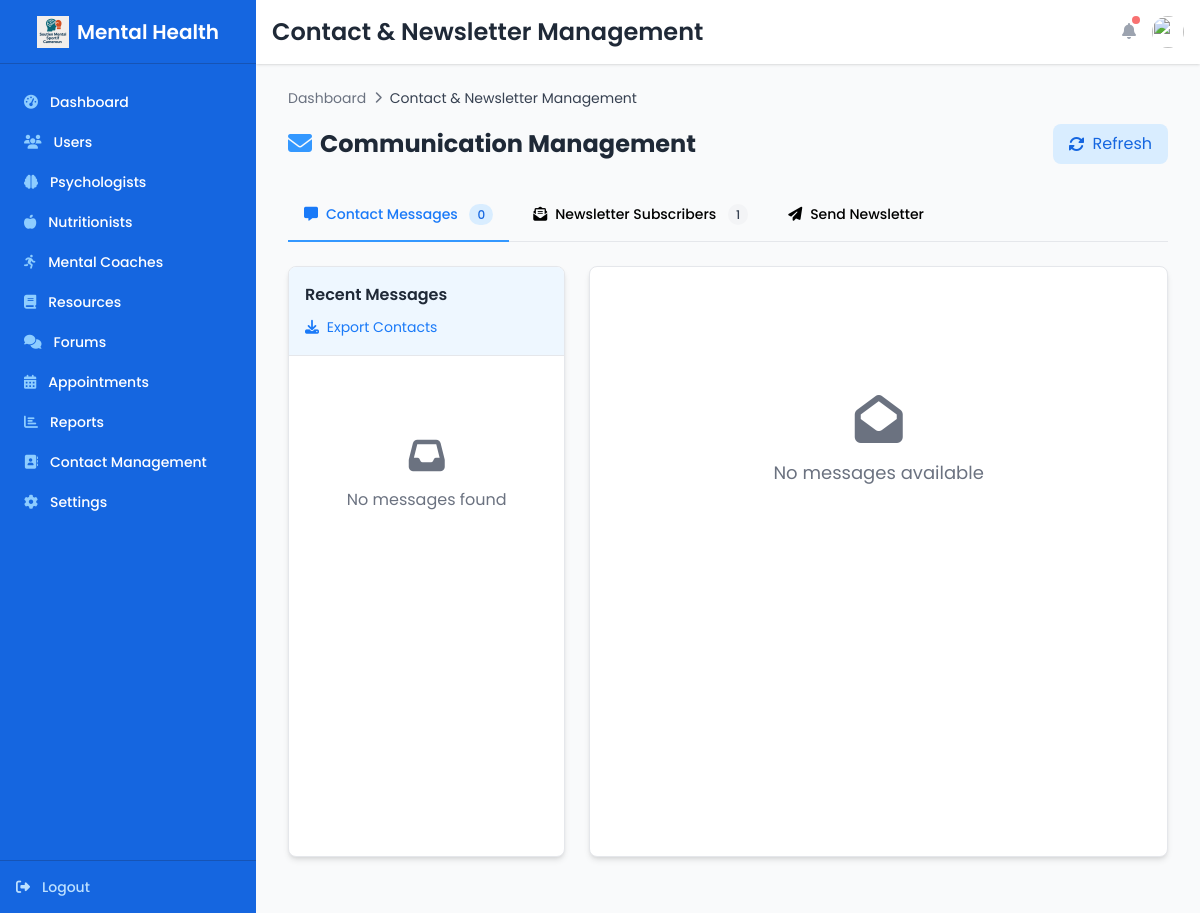
Page /contact_management/ (signed in) on the earlier database version.
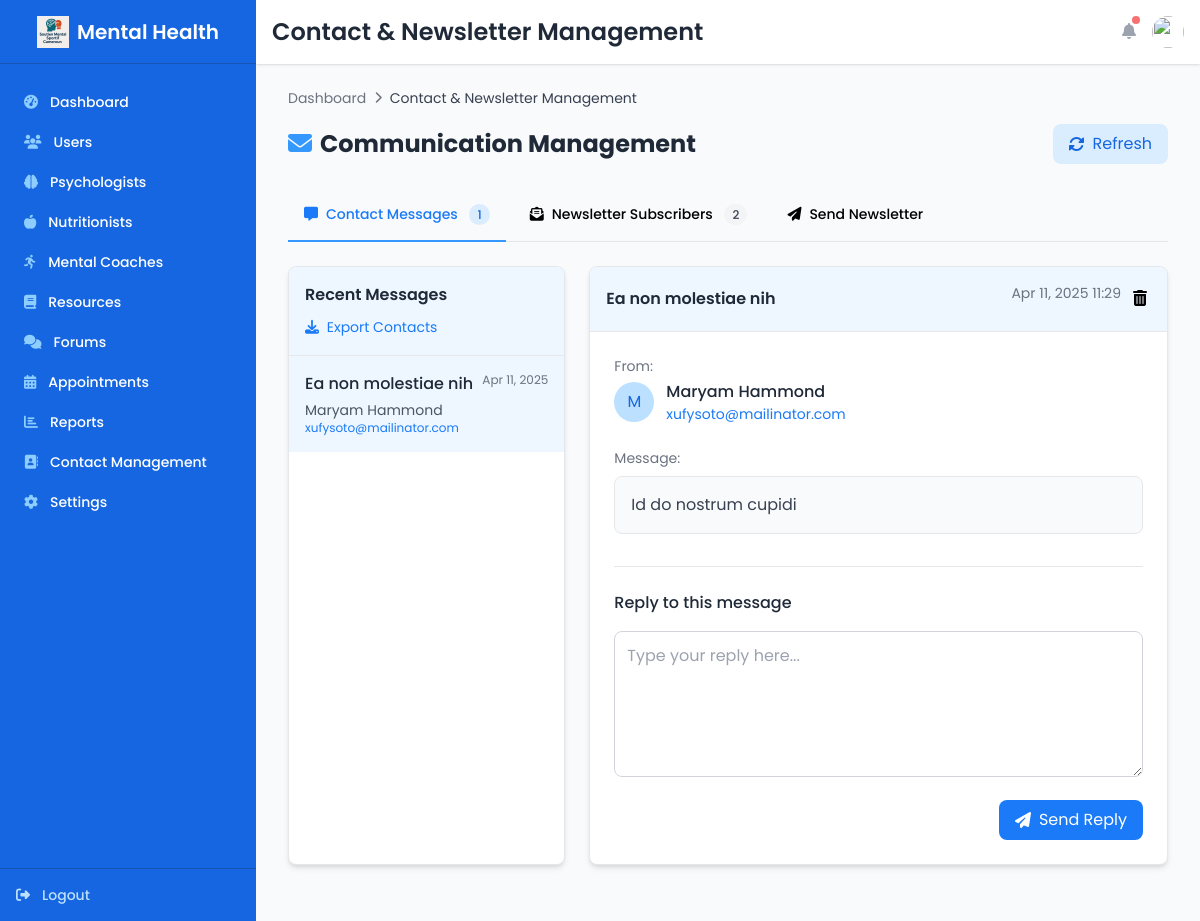
Same page on the later database version.
### backend/models.py (models this page shows, shortened)
class ContactMessage(models.Model):
    name = models.CharField(max_length=100)
    email = models.EmailField()
    subject = models.CharField(max_length=200)
    message = models.TextField()
    created_at = models.DateTimeField(auto_now_add=True)

### backend/views.py (the view, shortened to what this page needs)
# urls.py: path('contact_management/', views.contact_management, name='contact_management'),
@login_required
def contact_management(request):
    contact_messages = ContactMessage.objects.all().order_by('-created_at')
    subscribers = NewsletterSubscriber.objects.all().order_by('-subscribed_at')
    active_subscribers_count = NewsletterSubscriber.objects.filter(is_active=True).count()
    return render(request, 'Dashboards/Admin/management_contact/admin_management_contact.html', {
        'contact_messages': contact_messages,
        'subscribers': subscribers,
        'active_subscribers_count': active_subscribers_count,  # Pass the count to the template
    })

### backend/templates/Dashboards/Admin/management_contact/admin_management_contact.html (shortened to what the changed rows need)
{% extends "Dashboards/Layout/admin_base.html" %}
{% block page_title %}Contact & Newsletter Management{% endblock %}
{% block content %}
<div class="mb-8">
    <div class="flex flex-col md:flex-row justify-between items-start md:items-center mb-6">
        <h2 class="text-2xl font-bold text-gray-800 mb-4 md:mb-0">
            <i class="fas fa-envelope text-primary-500 mr-2"></i>Communication Management
        </h2>
    </div>
    <div class="mb-6 border-b border-gray-200">
        <ul class="flex flex-wrap -mb-px text-sm font-medium text-center">
            <li class="mr-2">
                <a href="#messagesPanel" class="inline-block p-4 border-b-2 border-primary-500 text-primary-600 rounded-t-lg active tab-link" data-target="messagesPanel">
                    <i class="fas fa-comment-alt mr-2"></i>Contact Messages
                    <span class="ml-2 bg-primary-100 text-primary-700 px-2 py-0.5 rounded-full text-xs">{{ contact_messages.count }}</span>
                </a>
            </li>
            <li class="mr-2">
                <a href="#subscribersPanel" class="inline-block p-4 border-b-2 border-transparent hover:text-primary-600 hover:border-primary-300 rounded-t-lg tab-link" data-target="subscribersPanel">
                    <i class="fas fa-envelope-open-text mr-2"></i>Newsletter Subscribers
                    <span class="ml-2 bg-gray-100 text-gray-700 px-2 py-0.5 rounded-full text-xs">{{ subscribers.count }}</span>
                </a>
            </li>
        </ul>
    </div>
    <div id="messagesPanel" class="tab-panel">
        <div class="grid grid-cols-1 md:grid-cols-3 gap-6">
            <div class="md:col-span-1 bg-white rounded-lg shadow-md overflow-hidden border border-gray-200">
                <div class="overflow-y-auto h-[500px]">
                    <div class="divide-y divide-gray-200">
                        {% if contact_messages %}
                            {% for message in contact_messages %}
                            <a href="#message-{{ message.id }}" class="block p-4 hover:bg-gray-50 transition-colors duration-200 message-item" data-message-id="{{ message.id }}">
                                <div class="flex justify-between items-start mb-1">
                                    <h4 class="font-medium text-gray-800 truncate">{{ message.subject }}</h4>
                                    <span class="text-xs text-gray-500">{{ message.created_at|date:"M d, Y" }}</span>
                                </div>
                                <p class="text-sm text-gray-600 truncate">{{ message.name }}</p>
                                <p class="text-xs text-primary-600 truncate">{{ message.email }}</p>
                            </a>
                            {% endfor %}
                        {% else %}
                            <div class="flex flex-col justify-center items-center py-20 text-gray-500">
                                <i class="fas fa-inbox text-4xl mb-3"></i>
                                <p>No messages found</p>
                            </div>
                        {% endif %}
                    </div>
                </div>
            </div>
            <div class="md:col-span-2 bg-white rounded-lg shadow-md overflow-hidden border border-gray-200">
                {% if contact_messages %}
                    {% for message in contact_messages %}
                    <div id="message-{{ message.id }}" class="message-detail hidden">
                        <div class="p-4 bg-primary-50 border-b border-gray-200 flex justify-between items-center">
                            <h3 class="font-semibold text-gray-800 truncate">{{ message.subject }}</h3>
                            <div class="flex space-x-2">
                                <span class="text-sm text-gray-500">{{ message.created_at|date:"M d, Y H:i" }}</span>
                                <form method="POST" class="inline-block" onsubmit="return confirm('Are you sure you want to delete this message?');">
                                    <button type="submit" name="delete_message" class="p-1 hover:text-red-500 transition-colors duration-200" title="Delete Message">
                                        <i class="fas fa-trash-alt"></i>
                                    </button>
                                </form>
                            </div>
                        </div>
                        <div class="p-6">
                            <div class="mb-6">
                                <div class="flex justify-between">
                                    <div>
                                        <p class="text-sm text-gray-500">From:</p>
                                        <div class="flex items-center mt-1">
                                            <div class="h-10 w-10 rounded-full bg-primary-200 flex items-center justify-center text-primary-700">
                                                <span>{{ message.name|slice:":1" }}</span>
                                            </div>
                                            <div class="ml-3">
                                                <p class="font-medium text-gray-800">{{ message.name }}</p>
                                                <p class="text-sm text-primary-600">{{ message.email }}</p>
                                            </div>
                                        </div>
                                    </div>
                                </div>
                            </div>
                            <div class="mb-8">
                                <p class="text-sm text-gray-500 mb-2">Message:</p>
                                <div class="bg-gray-50 p-4 rounded-lg border border-gray-200 text-gray-700">
                                    {{ message.message|linebreaks }}
                                </div>
                            </div>
                            <div class="border-t border-gray-200 pt-6">
                                <h4 class="font-medium mb-4 text-gray-800">Reply to this message</h4>
                                <form method="POST">
                                    <div class="mb-4">
                                        <textarea
                                            name="reply_content"
                                            rows="5"
                                            class="w-full border border-gray-300 rounded-lg p-3 focus:ring-2 focus:ring-primary-400 focus:border-primary-400"
                                            placeholder="Type your reply here..." required></textarea>
                                    </div>
                                    <div class="flex justify-end">
                                        <button type="submit" name="reply_message" class="px-4 py-2 bg-primary-600 text-white rounded-lg hover:bg-primary-700 transition duration-200 flex items-center">
                                            <i class="fas fa-paper-plane mr-2"></i> Send Reply
                                        </button>
                                    </div>
                                </form>
                            </div>
                        </div>
                    </div>
                    {% endfor %}
                {% else %}
                    <div class="flex flex-col justify-center items-center py-32 text-gray-500">
                        <i class="fas fa-envelope-open text-5xl mb-4"></i>
                        <p class="text-lg">No messages available</p>
                    </div>
                {% endif %}
            </div>
        </div>
    </div>
</div>
{% endblock %}

Differences in the rows shown:
added ContactMessage: subject "Ea non molestiae nih", created_at "Apr 11, 2025", name "Maryam Hammond", email "xufysoto@mailinator.com", created_at "Apr 11, 2025 11:29", name "M", message "Id do nostrum cupidi"
Other differences:
{{ contact_messages.count }}: "0" → "1"
{{ subscribers.count }}: "1" → "2"
text no longer shown: "No messages found No messages available"
